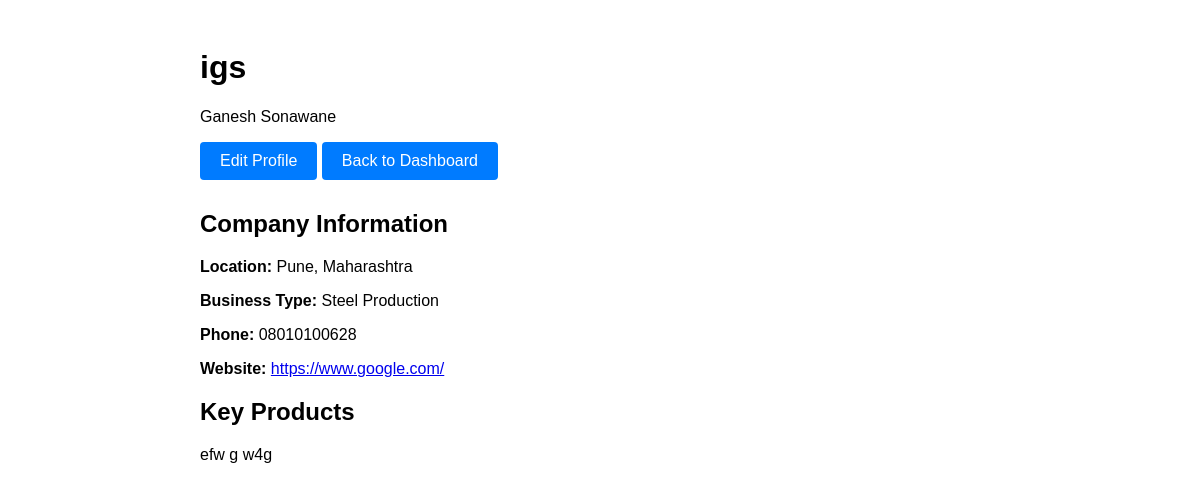
Page /supplier/profile/ (signed in) on the earlier database version.
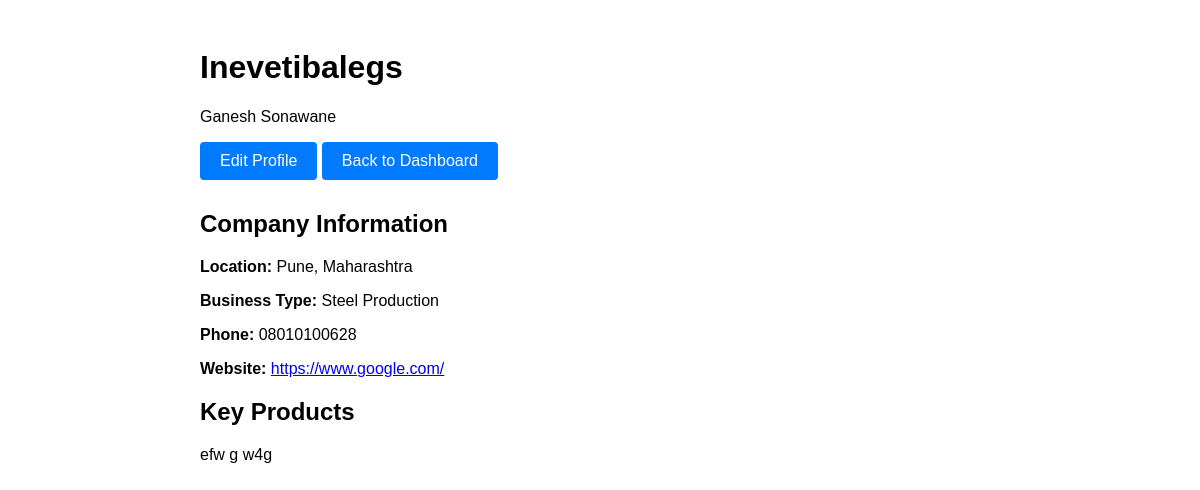
Same page on the later database version.
### supplier/models.py (models this page shows, shortened)
class Supplier(models.Model):
    user = models.OneToOneField(User, on_delete=models.CASCADE)
    first_name = models.CharField(max_length=100)
    last_name = models.CharField(max_length=100)
    company_name = models.CharField(max_length=200)
    city = models.CharField(max_length=100)
    state = models.CharField(max_length=100)
    business_type = models.CharField(max_length=100)
    website = models.URLField(blank=True)
    phone_number = models.CharField(max_length=20)
    key_services = models.TextField()

### supplier/views.py (the view)
# urls.py: path('profile/', views.view_profile, name='manufacturer_profile'),
def view_profile(request):
    if not request.user.is_authenticated:
        return redirect('supplier_login')
    supplier = Supplier.objects.get(user=request.user)
    return render(request, 'supplier/profile.html', {'supplier': supplier})

### supplier/templates/supplier/profile.html (shortened to what this page needs)
<!DOCTYPE html>
<html>
<head>
</head>
<body>
    <div class="profile-container">
        <div class="profile-header">
            <h1>{{ supplier.company_name }}</h1>
            <p>{{ supplier.first_name }} {{ supplier.last_name }}</p>
            <a href="{% url 'supplier_edit_profile' %}" class="edit-btn">Edit Profile</a>
            <a href="{% url 'supplier_dashboard' %}" class="edit-btn">Back to Dashboard</a>
        </div>
        <div class="profile-info">
            <h2>Company Information</h2>
            <p><strong>Location:</strong> {{ supplier.city }}, {{ supplier.state }}</p>
            <p><strong>Business Type:</strong> {{ supplier.business_type }}</p>
            <p><strong>Phone:</strong> {{ supplier.phone_number }}</p>
            {% if supplier.website %}
                <p><strong>Website:</strong> <a href="{{ supplier.website }}" target="_blank">{{ supplier.website }}</a></p>
            {% endif %}
        </div>
        <div class="profile-info">
            <h2>Key Products</h2>
            <p>{{ supplier.key_services }}</p>
        </div>
    </div>
</body>
</html>

Differences in the rows shown:
changed Supplier "Ganesh": company_name "igs" → "Inevetibalegs"
